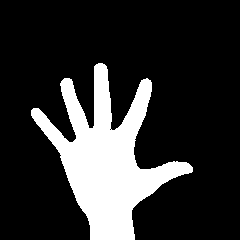
#> input picture data/picture/2019-10-31T18-54-38.png, 240 x 240 px, given in place of the camera
$ jupyter execute --allow-errors 'Picture analysis.ipynb'   (text cells are left out)
#> lines starting #> are read from the running program, lines starting #| are printed output that depends on the picture; after the words box and inside, x2 and y2 are one past the last pixel; in counts of white or black regions, pixels touching at a corner belong together
[cell 1]
import numpy as np
import tensorflow as tf
import keras
import os
import cv2
import matplotlib.pyplot as plt
from sklearn.model_selection import train_test_split
from keras.models import Sequential
from keras.layers import Dense, Dropout, Flatten, Conv2D, MaxPooling2D
from keras import backend as K
import copy
import math
from datetime import datetime

[cell 2]
############################ TO CHANGE ####################
finger_counter = 3


# parameters
cap_region_x_begin=0.6
cap_region_y_end=1.6/3
threshold = 40
blurValue = 21
bgSubThreshold = 50
learningRate = 0

# variables
isBgCaptured = 0   # bool, whether the background captured
triggerSwitch = False  # if true, keyborad simulator works

def printThreshold(thr):
    print("! Changed threshold to "+str(thr))


def removeBG(frame):
    # Remove the background
    fgmask = bgModel.apply(frame,learningRate=learningRate)
    kernel = np.ones((3, 3), np.uint8)
    fgmask = cv2.erode(fgmask, kernel, iterations=1)
    res = cv2.bitwise_and(frame, frame, mask=fgmask)
    return res

# Camera
camera = cv2.VideoCapture(0)
camera.set(10,200)
cv2.namedWindow('trackbar')
cv2.createTrackbar('trh1', 'trackbar', threshold, 100, printThreshold)

counter = 0

while camera.isOpened():
    ret, frame = camera.read()
#> frame is the input picture: shape (240, 240, 3); 19.3% white; 1 white region, box (x1, y1, x2, y2) and area: (31, 63, 193, 240) 11118
    threshold = cv2.getTrackbarPos('trh1', 'trackbar')
    frame = cv2.bilateralFilter(frame, 5, 50, 100)  # smoothing filter
    frame = cv2.flip(frame, 1)  # flip the frame horizontally
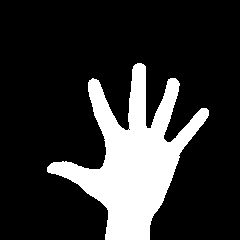
#> frame: shape (240, 240, 3); 19.3% white; 1 white region, box (x1, y1, x2, y2) and area: (47, 63, 209, 240) 11118
    cv2.rectangle(frame, (int(cap_region_x_begin * frame.shape[1]), 0),
                 (frame.shape[1], int(cap_region_y_end * frame.shape[0])), (255, 0, 0), 2)
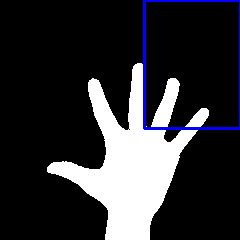
#> frame: shape (240, 240, 3); 1.71% of pixels changed, all inside (x1, y1, x2, y2) = (143, 0, 240, 130)
    cv2.imshow('original', frame)

    #  Main operation
    if isBgCaptured == 1:
        img = removeBG(frame)
        img = img[0:int(cap_region_y_end * frame.shape[0]),
                    int(cap_region_x_begin * frame.shape[1]):frame.shape[1]]  # clip the ROI
        #cv2.imshow('mask', img)

        # convert the image into binary image
        gray = cv2.cvtColor(img, cv2.COLOR_BGR2GRAY)
        blur = cv2.GaussianBlur(gray, (blurValue, blurValue), 0)
        #cv2.imshow('blur', blur)
        ret, thresh = cv2.threshold(blur, threshold, 255, cv2.THRESH_BINARY)
        cv2.imshow('output', thresh)

        path = 'data/'+str(finger_counter)+'/image'+datetime.now().strftime("%Y-%m-%dT%HH%MM%SS%f")+'.png'
        cv2.imwrite(path, cv2.resize(thresh, (56,56)))
    counter+=1

    # Keyboard OP
    k = cv2.waitKey(10)
#> (key Esc is pressed here)
    if k == 27:  # press ESC to exit
        camera.release()
        cv2.destroyAllWindows()
        break
    elif k == ord('b'):  # press 'b' to capture the background
        bgModel = cv2.createBackgroundSubtractorMOG2(0, bgSubThreshold)
        isBgCaptured = 1
        print( '!!!Background Captured!!!')
    elif k == ord('r'):  # press 'r' to reset the background
        bgModel = None
        triggerSwitch = False
        isBgCaptured = 0
        print ('!!!Reset BackGround!!!')
    elif k == ord('n'):
        triggerSwitch = True
        print ('!!!Trigger On!!!')
